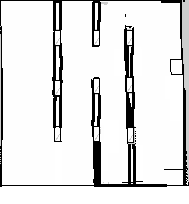
#> input picture src/aruco_detector/map/random_door/map01.pgm, 189 x 204 px, found by its file name; its folder holds only this picture in this run
$ python map_tool.py
#> lines starting #> are read from the running program, lines starting #| are printed output that depends on the picture
import cv2
import yaml
import numpy as np
import math
import os

# === 修改這裡 ===
map_path = '/home/test/workspace/ros2_yolo_node/src/aruco_detector/map/random_door'
yaml_path = yaml_path = os.path.join(map_path, 'map01.yaml')
with open(yaml_path, 'r') as f:
    map_data = yaml.safe_load(f)

image_path = yaml_path = os.path.join(map_path, map_data['image'])
resolution = map_data['resolution']
origin = map_data['origin']  # [origin_x, origin_y, yaw]
img = cv2.imread(image_path, cv2.IMREAD_GRAYSCALE)
#> img is the input picture: shape (204, 189); min 0, max 255, mean 226.3

if img is None:
    raise RuntimeError(f"無法載入地圖圖像: {image_path}")
if len(img.shape) == 3:
    img = cv2.cvtColor(img, cv2.COLOR_BGR2GRAY)

img = cv2.flip(img, 0)
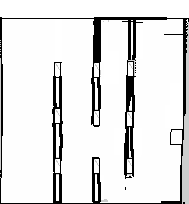
#> img: shape (204, 189); min 0, max 255, mean 226.3
# img = cv2.rotate(img, cv2.ROTATE_90_COUNTERCLOCKWISE)
img_h, img_w  = img.shape
#> img_h = 204; img_w = 189
clicked = False
p1 = None
p2 = None
marker_dict = {}

def to_map_coords(px, py):
    map_x = px * resolution + origin[0]
    map_y = py * resolution + origin[1]

    return map_x, map_y

def mouse_event(event, x, y, flags, param):
    global clicked, p1, p2
    if event == cv2.EVENT_LBUTTONDOWN:
        p1 = (x, y)
        clicked = False
    elif event == cv2.EVENT_MOUSEMOVE and p1:
        p2 = (x, y)
    elif event == cv2.EVENT_LBUTTONUP:
        clicked = True

cv2.namedWindow("Map")
cv2.setMouseCallback("Map", mouse_event)

while True:
    disp = cv2.cvtColor(img.copy(), cv2.COLOR_GRAY2BGR)

    if p1 and p2:
        cv2.circle(disp, p1, 5, (0, 0, 255), -1)
        cv2.arrowedLine(disp, p1, p2, (0, 255, 0), 2)

    cv2.imshow("Map", disp)
    key = cv2.waitKey(10)
#> (key Esc is pressed here)

    if key == 27:  # ESC
        print("\nArUco Map Dict:")
        print(yaml.dump(marker_dict, sort_keys=False))
        break
    elif key in range(ord('0'), ord('9') + 1) and clicked and p1 and p2:
        marker_id = chr(key)
        dx = p2[0] - p1[0]
        dy = p2[1] - p1[1]
        theta = math.atan2(dy, dx)
        map_x, map_y = to_map_coords(p1[0], p1[1])
        marker_dict[int(marker_id)] = {
            'x': round(map_x, 3),
            'y': round(map_y, 3),
            'theta': round(theta, 3)
        }
        print(f"已儲存 marker ID {marker_id}:x={map_x:.3f}, y={map_y:.3f}, theta={theta:.3f} rad")
        p1, p2 = None, None  # 重置
        clicked = False

cv2.destroyAllWindows()
